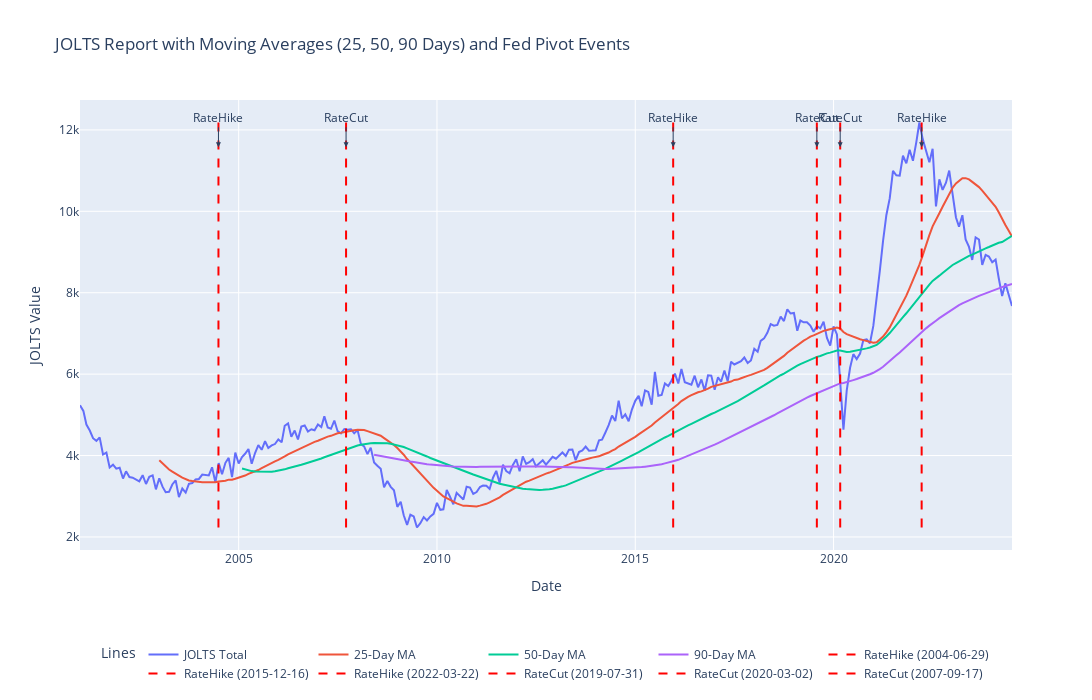

The code cell stored with this chart in its notebook:
### Markdown cell above
### JOLTS Report with Moving Averages (25, 50, 90 Days) and Fed Pivot Events

### Code cell
fig = go.Figure()

# Add JOLTS line
fig.add_trace(go.Scatter(x=jolts_data.index, y=jolts_data['JTSJOL'], mode='lines', name='JOLTS Total'))

# Add 25-day moving average line
fig.add_trace(go.Scatter(x=jolts_data.index, y=jolts_data['25 MA'], mode='lines', name='25-Day MA'))

# Add 50-day moving average line
fig.add_trace(go.Scatter(x=jolts_data.index, y=jolts_data['50 MA'], mode='lines', name='50-Day MA'))

# Add 90-day moving average line
fig.add_trace(go.Scatter(x=jolts_data.index, y=jolts_data['90 MA'], mode='lines', name='90-Day MA'))

# Add vertical lines for each Fed pivot event with colors based on increase or decrease
for pivot in fed_pivots:
    # Determine line color based on the event type inferred from the 'event' string
    color = 'blue' if 'Increase' in pivot['event'] else 'red'
    # Add a vertical line at the pivot date
    fig.add_trace(go.Scatter(
        x=[pivot['date'], pivot['date']],
        y=[jolts_data['JTSJOL'].min(), jolts_data['JTSJOL'].max()],
        mode='lines',
        line=dict(color=color, dash='dash'),  # Set line color based on event type
        name=f"{pivot['event']} ({pivot['date'].date()})"
    ))

# Update layout to include annotations for Fed pivot events and adjust figure size
fig.update_layout(
    title='JOLTS Report with Moving Averages (25, 50, 90 Days) and Fed Pivot Events',
    xaxis_title='Date',
    yaxis_title='JOLTS Value',
    hovermode='x unified',
    legend=dict(
        title='Lines',
        orientation='h',  # Horizontal legend
        yanchor='top',  # Align the top of the legend to the bottom of the chart
        y=-0.2,  # Position legend below the chart
        xanchor='center',  # Center the legend horizontally
        x=0.5  # Center the legend horizontally
    ),
    annotations=[
        dict(
            x=pivot['date'],
            y=jolts_data['JTSJOL'].max() * 0.95,  # Adjust y position as needed
            xref='x',
            yref='y',
            text=pivot['event'],
            showarrow=True,
            arrowhead=2,
            ax=0,
            ay=-30
        ) for pivot in fed_pivots
    ],
    width=1800,  # Adjust width as needed
    height=700   # Adjust height as needed
)

# Show the figure
fig.show()

### Figure 1 — Plotly figure (JSON) as saved in the notebook; plotly's stock layout.template omitted (floating-point values rounded to 4 significant figures; data arrays with more than 128 entries replaced by an {"elided": "..."} marker saying what was removed)
{"data": [{"mode": "lines", "name": "JOLTS Total", "type": "scatter", "x": {"elided": "283 str values"}, "y": {"elided": "283 int values"}}, {"mode": "lines", "name": "25-Day MA", "type": "scatter", "x": {"elided": "283 str values"}, "y": {"elided": "283 float values"}}, {"mode": "lines", "name": "50-Day MA", "type": "scatter", "x": {"elided": "283 str values"}, "y": {"elided": "283 float values"}}, {"mode": "lines", "name": "90-Day MA", "type": "scatter", "x": {"elided": "283 str values"}, "y": {"elided": "283 float values"}}, {"line": {"color": "red", "dash": "dash"}, "mode": "lines", "name": "RateHike (2004-06-29)", "type": "scatter", "x": ["2004-06-29T00:00:00", "2004-06-29T00:00:00"], "y": [2232, 12182]}, {"line": {"color": "red", "dash": "dash"}, "mode": "lines", "name": "RateHike (2015-12-16)", "type": "scatter", "x": ["2015-12-16T00:00:00", "2015-12-16T00:00:00"], "y": [2232, 12182]}, {"line": {"color": "red", "dash": "dash"}, "mode": "lines", "name": "RateHike (2022-03-22)", "type": "scatter", "x": ["2022-03-22T00:00:00", "2022-03-22T00:00:00"], "y": [2232, 12182]}, {"line": {"color": "red", "dash": "dash"}, "mode": "lines", "name": "RateCut (2019-07-31)", "type": "scatter", "x": ["2019-07-31T00:00:00", "2019-07-31T00:00:00"], "y": [2232, 12182]}, {"line": {"color": "red", "dash": "dash"}, "mode": "lines", "name": "RateCut (2020-03-02)", "type": "scatter", "x": ["2020-03-02T00:00:00", "2020-03-02T00:00:00"], "y": [2232, 12182]}, {"line": {"color": "red", "dash": "dash"}, "mode": "lines", "name": "RateCut (2007-09-17)", "type": "scatter", "x": ["2007-09-17T00:00:00", "2007-09-17T00:00:00"], "y": [2232, 12182]}], "layout": {"annotations": [{"arrowhead": 2, "ax": 0, "ay": -30, "showarrow": true, "text": "RateHike", "x": "2004-06-29T00:00:00", "xref": "x", "y": 11570.0, "yref": "y"}, {"arrowhead": 2, "ax": 0, "ay": -30, "showarrow": true, "text": "RateHike", "x": "2015-12-16T00:00:00", "xref": "x", "y": 11570.0, "yref": "y"}, {"arrowhead": 2, "ax": 0, "ay": -30, "showarrow": true, "text": "RateHike", "x": "2022-03-22T00:00:00", "xref": "x", "y": 11570.0, "yref": "y"}, {"arrowhead": 2, "ax": 0, "ay": -30, "showarrow": true, "text": "RateCut", "x": "2019-07-31T00:00:00", "xref": "x", "y": 11570.0, "yref": "y"}, {"arrowhead": 2, "ax": 0, "ay": -30, "showarrow": true, "text": "RateCut", "x": "2020-03-02T00:00:00", "xref": "x", "y": 11570.0, "yref": "y"}, {"arrowhead": 2, "ax": 0, "ay": -30, "showarrow": true, "text": "RateCut", "x": "2007-09-17T00:00:00", "xref": "x", "y": 11570.0, "yref": "y"}], "height": 700, "hovermode": "x unified", "legend": {"orientation": "h", "title": {"text": "Lines"}, "x": 0.5, "xanchor": "center", "y": -0.2, "yanchor": "top"}, "title": {"text": "JOLTS Report with Moving Averages (25, 50, 90 Days) and Fed Pivot Events"}, "width": 1800, "xaxis": {"title": {"text": "Date"}}, "yaxis": {"title": {"text": "JOLTS Value"}}}}
